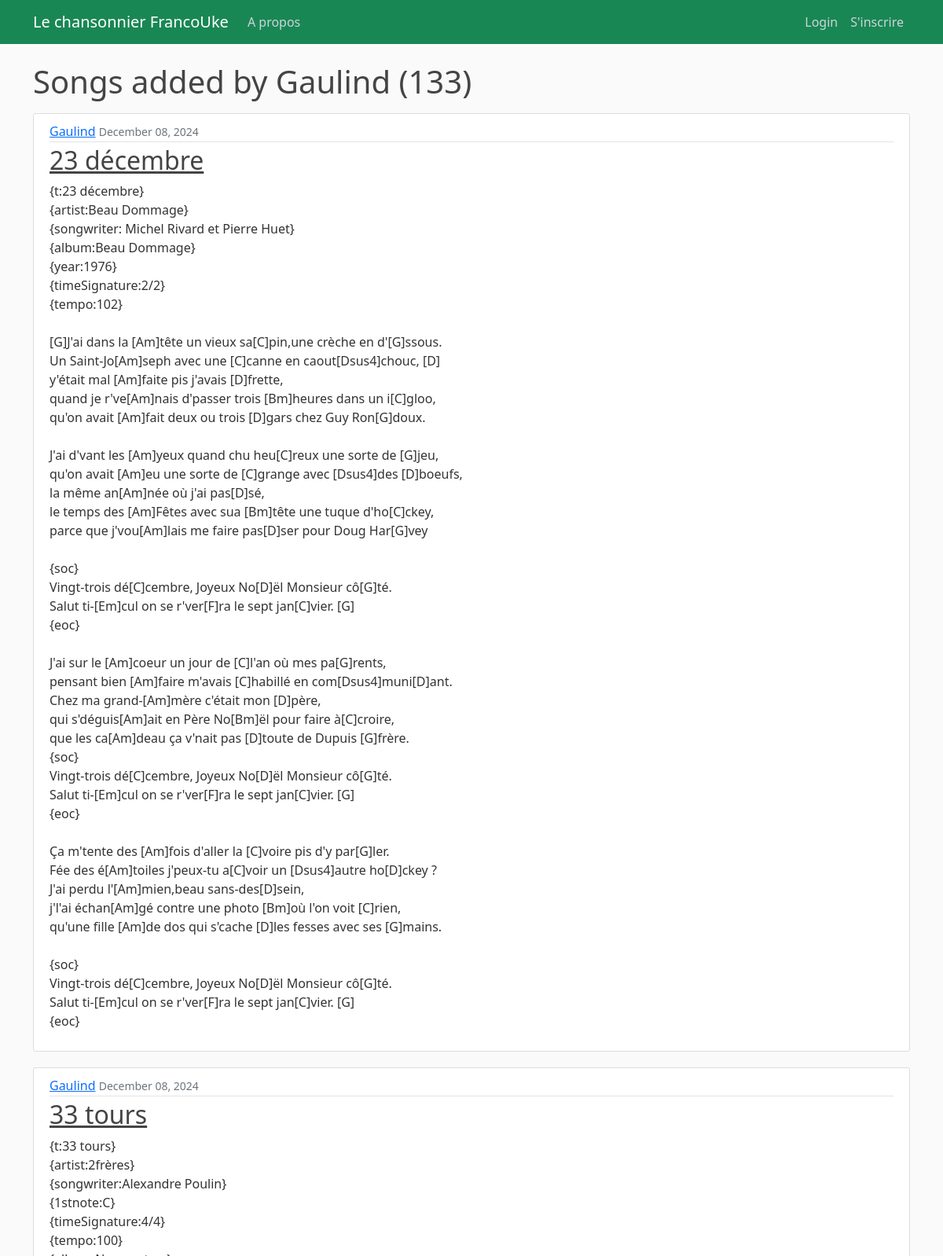
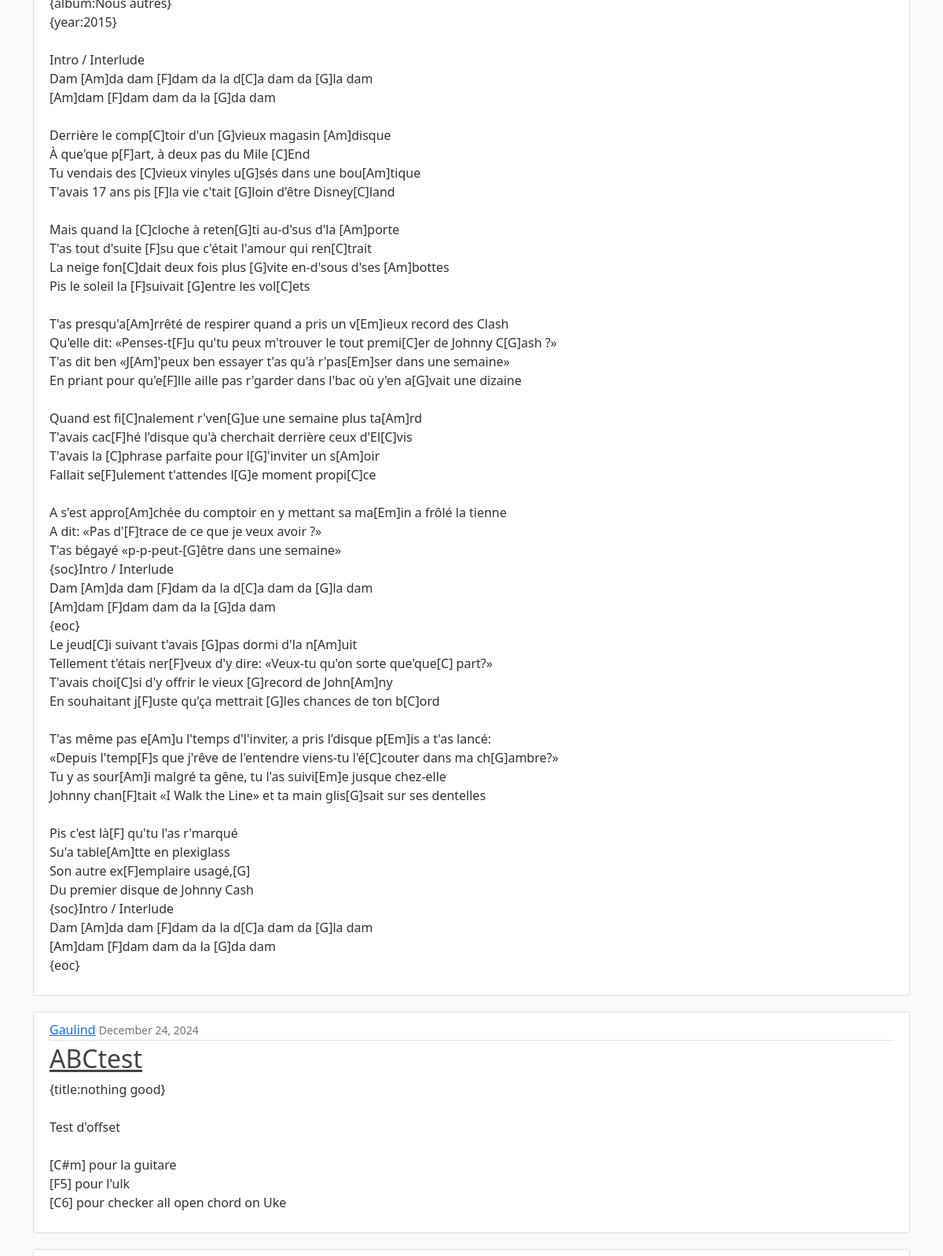
The page /user/Gaulind (upper part) on the database its author committed (2 pictures, top to bottom).
### songbook/models.py (models this page shows, shortened)
class Song(models.Model):
    songTitle = models.CharField(max_length=100, blank=True, null=True)
    songChordPro = models.TextField()  # Original
    lyrics_with_chords = models.JSONField(null=True, blank=True)
    metadata = models.JSONField(blank=True, null=True)  # Stores metadata as JSON
    date_posted = models.DateField(default=timezone.now)
    contributor = models.ForeignKey(User, on_delete=models.CASCADE)
    abc_notation = models.TextField(blank=True, null=True, help_text="Optional ABC notation for this song.")
    tags = TaggableManager(blank=True)

### songbook/views.py (the view)
# urls.py: path('user/<str:username>', UserSongListView.as_view(), name='user-songs'),
class UserSongListView (ListView):
    model = Song
    template_name = 'songbook/user_songs.html'
    context_object_name = 'songs'
    ordering = ['songTitle']
    paginate_by = 15
    def get_queryset(self):
        user = get_object_or_404(User, username=self.kwargs.get('username'))
        return Song.objects.filter(contributor=user).order_by('songTitle')

### songbook/templates/songbook/user_songs.html (shortened to what this page needs)
{% extends "songbook/base.html" %}
{% block content %}
    <h1 class="mb-3">Songs added by {{ view.kwargs.username}} ({{ page_obj.paginator.count}})</h1>
    {% for song in songs %}
        <article class="media content-section">
            <div class="media-body">
            <div class="article-metadata">
                <a class="mr-2" href="{% url 'user-songs' song.contributor.username %}">{{ song.contributor }}</a>
                <small class="text-muted">{{ song.date_posted|date:"F d, Y" }}</small>
            </div>
            <h2><a class="article-title" href="{% url 'song-detail' song.id%}">{{ song.songTitle }}</a></h2>
            <p class="article-content">{{ song.songChordPro }}</p>
            </div>
        </article>
    {% endfor %}
{% endblock content %}

### songbook/static/songbook/main.css (style rules this page uses)
body { background: #fafafa; color: #333333; margin-top: 5rem; }
h1, h2, h3, h4, h5, h6 { color: #444444; }
.content-section { background: #ffffff; padding: 10px 20px; border: 1px solid #dddddd; border-radius: 3px; margin-bottom: 20px; }
.article-title { color: #444444; }
.article-content { white-space: pre-line; }
.article-metadata { padding-bottom: 1px; margin-bottom: 4px; border-bottom: 1px solid #e3e3e3 }

### rows shown on the page
Song: contributor "Gaulind", date_posted "December 08, 2024", songTitle "23 décembre", songChordPro "{t:23 décembre} {artist:Beau Dommage} {songwriter: Michel Rivard et Pierre Huet} {album:Beau Dommage} {year:1976} {timeSignature:2/2} {tempo:102} [G]J'ai dans la [Am]tête un vieux sa[C]pin,une crèche en d'[G]ssous. Un Saint-Jo[Am]seph avec une [C]canne en caout[Dsus4]chouc, [D] y'était mal [Am]faite pis j'avais [D]frette, quand je r've[Am]nais d'passer trois [Bm]heures dans un i[C]gloo, qu'on avait [Am]fait deux ou trois [D]gars chez Guy Ron[G]doux. J'ai d'vant les [Am]yeux quand chu heu[C]reux une sorte de [G]jeu, qu'on avait [Am]eu une sorte de [C]grange avec [Dsus4]des [D]boeufs, la même an[Am]née où j'ai pas[D]sé, le temps des [Am]Fêtes avec sua [Bm]tête une tuque d'ho[C]ckey, parce que…"
Song: contributor "Gaulind", date_posted "December 08, 2024", songTitle "33 tours", songChordPro "{t:33 tours} {artist:2frères} {songwriter:Alexandre Poulin} {1stnote:C} {timeSignature:4/4} {tempo:100} {album:Nous autres} {year:2015} Intro / Interlude Dam [Am]da dam [F]dam da la d[C]a dam da [G]la dam [Am]dam [F]dam dam da la [G]da dam Derrière le comp[C]toir d'un [G]vieux magasin [Am]disque À que'que p[F]art, à deux pas du Mile [C]End Tu vendais des [C]vieux vinyles u[G]sés dans une bou[Am]tique T'avais 17 ans pis [F]la vie c'tait [G]loin d'être Disney[C]land Mais quand la [C]cloche à reten[G]ti au-d'sus d'la [Am]porte T'as tout d'suite [F]su que c'était l'amour qui ren[C]trait La neige fon[C]dait deux fois plus [G]vite en-d'sous d'ses [Am]bottes Pis le soleil la [F]suivait [G]entre…"
Song: contributor "Gaulind", date_posted "December 24, 2024", songTitle "ABCtest", songChordPro "{title:nothing good} Test d'offset [C#m] pour la guitare [F5] pour l'ulk [C6] pour checker all open chord on Uke"

### other values the page prints
{{ view.kwargs.username }} "Gaulind"
{{ page_obj.paginator.count }} "133"
